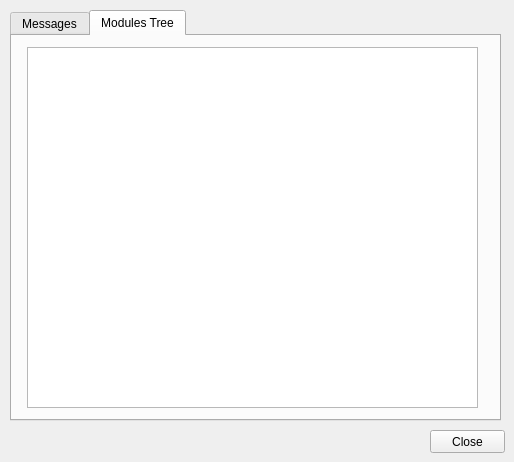
<?xml version="1.0" encoding="UTF-8"?>
<ui version="4.0">
 <class>messagesDialog</class>
 <widget class="QDialog" name="messagesDialog">
  <property name="geometry">
   <rect>
    <x>0</x>
    <y>0</y>
    <width>514</width>
    <height>462</height>
   </rect>
  </property>
  <property name="windowTitle">
   <string>Dialog</string>
  </property>
  <widget class="QTabWidget" name="tabWidget">
   <property name="geometry">
    <rect>
     <x>10</x>
     <y>10</y>
     <width>491</width>
     <height>411</height>
    </rect>
   </property>
   <property name="currentIndex">
    <number>1</number>
   </property>
   <widget class="QWidget" name="tab">
    <attribute name="title">
     <string>Messages</string>
    </attribute>
    <widget class="QTextEdit" name="textEdit">
     <property name="geometry">
      <rect>
       <x>10</x>
       <y>10</y>
       <width>461</width>
       <height>331</height>
      </rect>
     </property>
    </widget>
    <widget class="QWidget" name="layoutWidget">
     <property name="geometry">
      <rect>
       <x>10</x>
       <y>350</y>
       <width>461</width>
       <height>25</height>
      </rect>
     </property>
     <layout class="QHBoxLayout" name="horizontalLayout">
      <item>
       <widget class="QLabel" name="label">
        <property name="text">
         <string>Verbosity:</string>
        </property>
       </widget>
      </item>
      <item>
       <widget class="QSpinBox" name="spinBox"/>
      </item>
      <item>
       <widget class="QLabel" name="label_2">
        <property name="text">
         <string>Filter:</string>
        </property>
       </widget>
      </item>
      <item>
       <widget class="QLineEdit" name="lineEdit"/>
      </item>
      <item>
       <widget class="QPushButton" name="pushButton">
        <property name="text">
         <string>Save as...</string>
        </property>
       </widget>
      </item>
     </layout>
    </widget>
   </widget>
   <widget class="QWidget" name="tab_2">
    <attribute name="title">
     <string>Modules Tree</string>
    </attribute>
    <widget class="QTreeView" name="treeView">
     <property name="geometry">
      <rect>
       <x>15</x>
       <y>11</y>
       <width>451</width>
       <height>361</height>
      </rect>
     </property>
    </widget>
   </widget>
  </widget>
  <widget class="QPushButton" name="pushButton_2">
   <property name="geometry">
    <rect>
     <x>430</x>
     <y>430</y>
     <width>75</width>
     <height>23</height>
    </rect>
   </property>
   <property name="text">
    <string>Close</string>
   </property>
  </widget>
 </widget>
 <resources/>
 <connections/>
</ui>
